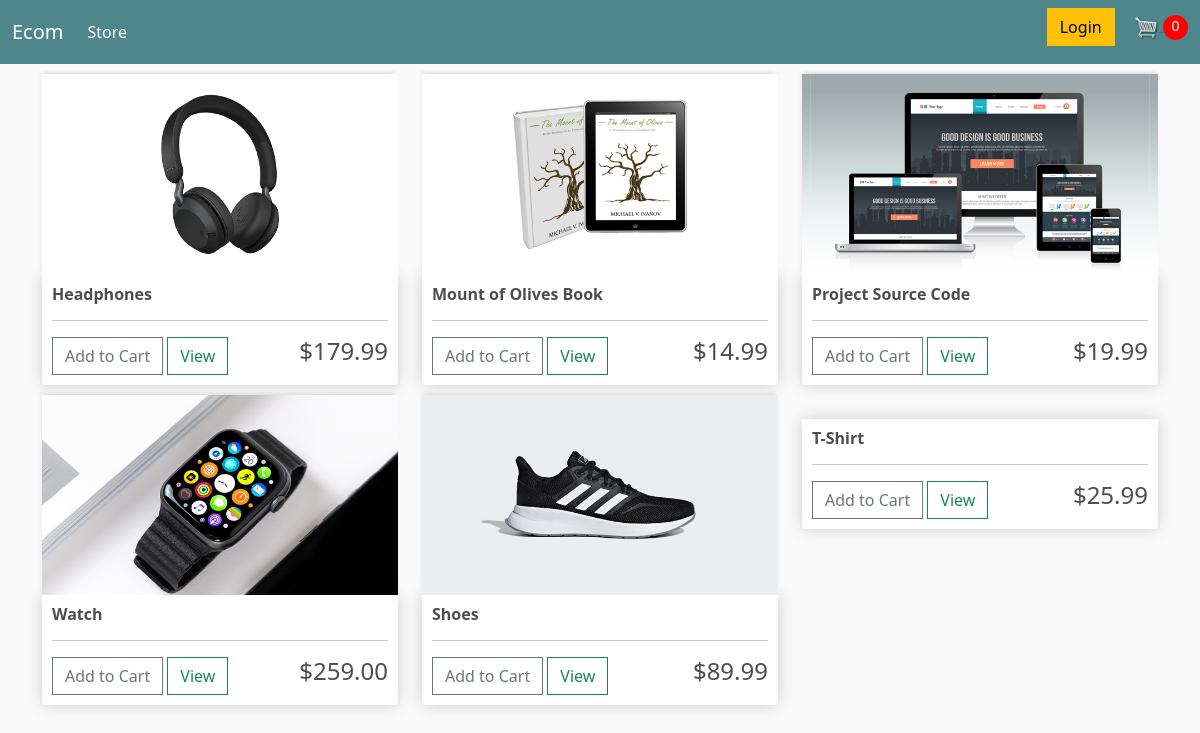
The page / on the database its author committed.
### STORE/models.py (models this page shows, shortened)
class Product(models.Model):
    name= models.CharField(max_length=200)
    price= models.FloatField()
    digital= models.BooleanField(default=False, null=True, blank=True)
    image = models.ImageField(null=True, blank=True)
    @property
    def imageURL(self):
        try:
            url = self.image.url
        except:
            url = ''
        return url

### STORE/views.py (the view)
# urls.py: path('', views.store, name="store"),
def store(request):
    if request.user.is_authenticated:
        customer = request.user.customer
        order, created = Order.objects.get_or_create(customer = customer, complete=False)
        items = order.orderitem_set.all()
        cartItems = order.get_cart_items
    else:
        items = []
        order = {'get_cart_total' : 0, 'get_cart_items' : 0, 'shipping' : False}
        cartItems = order['get_cart_items']
    products = Product.objects.all()
    context = {'products' : products, 'cartItems' : cartItems}
    return render(request, 'store/store.html', context)

### STORE/templates/store/store.html
{% extends 'store/main.html' %}
{% load static %}
{% block content %}
<div class="row">
    {% for product in products %}
        <div class="col-lg-4 col-md-6">
            <img class="thumbnail" src="{{product.imageURL}}" alt="">
            <div class="box-element product">
                <h6><strong>{{product.name}}</strong></h6>
                <hr>
                <button data-product={{product.id}} data-action="add" class="btn btn-outline-secondary add-btn update-cart">Add to Cart</button>
                <a class="btn btn-outline-success" href="#">View</a>
                <h4 style="display: block; float: right;">${{product.price|floatformat:2}}</h4>
            </div>
        </div>
    {% endfor %}
</div>
{% endblock content %}

### STORE/templates/store/main.html (shortened to what this page needs)
<!DOCTYPE html>
{% load static %}
<html lang="en">
<head>
    <link href="https://cdn.jsdelivr.net/npm/bootstrap@5.0.2/dist/css/bootstrap.min.css" rel="stylesheet"
>
    <link rel="stylesheet" href="{% static 'css/main.css' %}">
</head>
<body>
    <nav class="navbar navbar-expand-lg navbar-dark bg-dark">
        <div class="container-fluid">
            <a class="navbar-brand" href="{% url 'store' %}">Ecom</a>
            <div class="collapse navbar-collapse" id="navbarSupportedContent">
                <ul class="navbar-nav me-auto mb-2 mb-lg-0">
                    <li class="nav-item">
                        <a class="nav-link active" aria-current="page" href="{% url 'store' %}">Store</a>
                    </li>
                </ul>
                <div class="form-inline my-2 my-lg-0">
                     <a href="#"class="btn btn-warning">Login</a>
                     <a href="{% url 'cart' %}">
                        <img  id="cart-icon" src="{% static 'images/cart.png' %}">
                    </a>
                    <p id="cart-total">{{cartItems}}</p>
                </div>
            </div>
        </div>
    </nav>
    <div class="container">
        {% block content %}
        {% endblock content %}
    </div>
</body>
</html>

### static/css/main.css (style rules this page uses)
body { background-color: hsl(0, 0%, 98%); }
h1,h2,h3,h4,h5,h6 { color:hsl(0, 0%, 30%); }
.box-element { box-shadow:hsl(0, 0%, 80%) 0 0 16px; background-color: #fff; border-radius: 4px; padding: 10px; }
.thumbnail { width: 100%; -webkit-box-shadow: -1px -3px 5px -2px rgba(214,214,214,1); -moz-box-shadow: -1px -3px 5px -2px rgba(214,214,214,1); box-shadow: -1px -3px 5px -2px rgba(214,214,214,1); }
.product { border-radius: 0 0 4px 4px; }
.bg-dark { background-color: #4f868c!important; }
#cart-icon { width:25px; display: inline-block; margin-left: 15px; }
#cart-total { display: inline-block; text-align: center; color:#fff; background-color: red; width: 25px; height: 25px; border-radius: 50%; font-size: 14px; }
.col-lg-4, .col-lg-6, .col-lg-8, .col-lg-12 { margin-top: 10px; }
.btn { border-radius: 0; }

### rows shown on the page
Product: imageURL (picture), name "Headphones", price "179.99"
Product: imageURL (picture), name "Mount of Olives Book", price "14.99"
Product: imageURL (picture), name "Project Source Code", price "19.99"
Product: imageURL (picture), name "Watch", price "259.00"
Product: imageURL (picture), name "Shoes", price "89.99"
Product: name "T-Shirt", price "25.99"

### other values the page prints
{{ cartItems }} "0"
